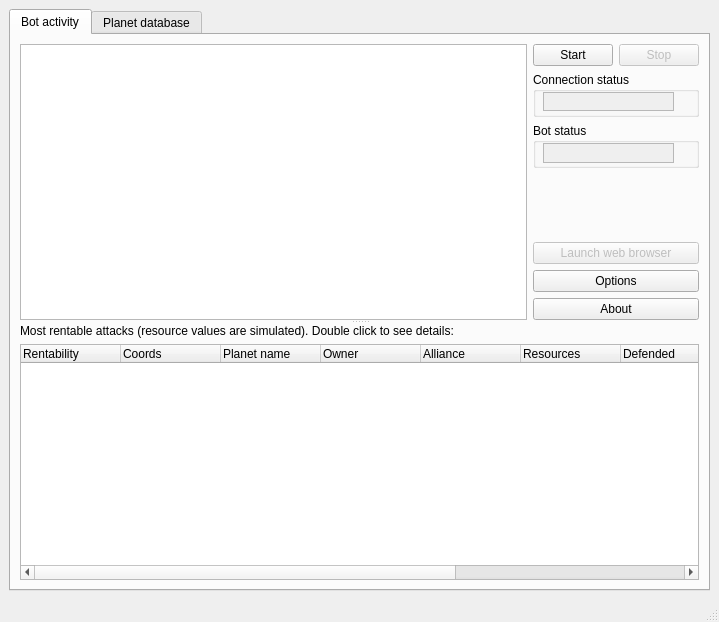
<ui version="4.0" >
 <author>Kovan</author>
 <class>MainWindow</class>
 <widget class="QMainWindow" name="MainWindow" >
  <property name="geometry" >
   <rect>
    <x>0</x>
    <y>0</y>
    <width>719</width>
    <height>622</height>
   </rect>
  </property>
  <property name="windowTitle" >
   <string>Kovan's OGBot</string>
  </property>
  <property name="windowIcon" >
   <iconset>src/ui/resources/icon.png</iconset>
  </property>
  <widget class="QWidget" name="centralwidget" >
   <layout class="QVBoxLayout" >
    <property name="margin" >
     <number>9</number>
    </property>
    <property name="spacing" >
     <number>6</number>
    </property>
    <item>
     <widget class="QTabWidget" name="tabWidget" >
      <property name="currentIndex" >
       <number>0</number>
      </property>
      <widget class="QWidget" name="botActivityPage" >
       <attribute name="title" >
        <string>Bot activity</string>
       </attribute>
       <layout class="QVBoxLayout" >
        <property name="margin" >
         <number>9</number>
        </property>
        <property name="spacing" >
         <number>6</number>
        </property>
        <item>
         <widget class="QSplitter" name="splitter_2" >
          <property name="orientation" >
           <enum>Qt::Vertical</enum>
          </property>
          <widget class="QWidget" name="layoutWidget" >
           <layout class="QHBoxLayout" >
            <property name="margin" >
             <number>0</number>
            </property>
            <property name="spacing" >
             <number>6</number>
            </property>
            <item>
             <widget class="QListWidget" name="botActivityList" />
            </item>
            <item>
             <layout class="QVBoxLayout" >
              <property name="margin" >
               <number>0</number>
              </property>
              <property name="spacing" >
               <number>6</number>
              </property>
              <item>
               <layout class="QHBoxLayout" >
                <property name="margin" >
                 <number>0</number>
                </property>
                <property name="spacing" >
                 <number>6</number>
                </property>
                <item>
                 <widget class="QPushButton" name="startButton" >
                  <property name="text" >
                   <string>Start</string>
                  </property>
                 </widget>
                </item>
                <item>
                 <widget class="QPushButton" name="stopButton" >
                  <property name="enabled" >
                   <bool>false</bool>
                  </property>
                  <property name="text" >
                   <string>Stop</string>
                  </property>
                 </widget>
                </item>
               </layout>
              </item>
              <item>
               <widget class="QGroupBox" name="groupBox_2" >
                <property name="minimumSize" >
                 <size>
                  <width>0</width>
                  <height>45</height>
                 </size>
                </property>
                <property name="title" >
                 <string>Connection status</string>
                </property>
                <widget class="QLabel" name="connectionStatusLabel" >
                 <property name="geometry" >
                  <rect>
                   <x>10</x>
                   <y>20</y>
                   <width>131</width>
                   <height>19</height>
                  </rect>
                 </property>
                 <property name="sizePolicy" >
                  <sizepolicy>
                   <hsizetype>5</hsizetype>
                   <vsizetype>0</vsizetype>
                   <horstretch>0</horstretch>
                   <verstretch>0</verstretch>
                  </sizepolicy>
                 </property>
                 <property name="font" >
                  <font>
                   <family>MS Shell Dlg 2</family>
                   <pointsize>8</pointsize>
                   <weight>75</weight>
                   <italic>false</italic>
                   <bold>true</bold>
                   <underline>false</underline>
                   <strikeout>false</strikeout>
                  </font>
                 </property>
                 <property name="autoFillBackground" >
                  <bool>true</bool>
                 </property>
                 <property name="frameShape" >
                  <enum>QFrame::StyledPanel</enum>
                 </property>
                 <property name="text" >
                  <string/>
                 </property>
                 <property name="alignment" >
                  <set>Qt::AlignCenter</set>
                 </property>
                </widget>
               </widget>
              </item>
              <item>
               <widget class="QGroupBox" name="groupBox_3" >
                <property name="minimumSize" >
                 <size>
                  <width>0</width>
                  <height>45</height>
                 </size>
                </property>
                <property name="title" >
                 <string>Bot status</string>
                </property>
                <widget class="QLabel" name="botStatusLabel" >
                 <property name="geometry" >
                  <rect>
                   <x>10</x>
                   <y>20</y>
                   <width>131</width>
                   <height>20</height>
                  </rect>
                 </property>
                 <property name="sizePolicy" >
                  <sizepolicy>
                   <hsizetype>0</hsizetype>
                   <vsizetype>0</vsizetype>
                   <horstretch>0</horstretch>
                   <verstretch>0</verstretch>
                  </sizepolicy>
                 </property>
                 <property name="font" >
                  <font>
                   <family>MS Shell Dlg 2</family>
                   <pointsize>8</pointsize>
                   <weight>75</weight>
                   <italic>false</italic>
                   <bold>true</bold>
                   <underline>false</underline>
                   <strikeout>false</strikeout>
                  </font>
                 </property>
                 <property name="autoFillBackground" >
                  <bool>true</bool>
                 </property>
                 <property name="frameShape" >
                  <enum>QFrame::StyledPanel</enum>
                 </property>
                 <property name="text" >
                  <string/>
                 </property>
                 <property name="alignment" >
                  <set>Qt::AlignCenter</set>
                 </property>
                </widget>
               </widget>
              </item>
              <item>
               <spacer>
                <property name="orientation" >
                 <enum>Qt::Vertical</enum>
                </property>
                <property name="sizeHint" >
                 <size>
                  <width>20</width>
                  <height>20</height>
                 </size>
                </property>
               </spacer>
              </item>
              <item>
               <widget class="QPushButton" name="launchBrowserButton" >
                <property name="enabled" >
                 <bool>false</bool>
                </property>
                <property name="text" >
                 <string>Launch web browser</string>
                </property>
               </widget>
              </item>
              <item>
               <widget class="QPushButton" name="optionsButton" >
                <property name="text" >
                 <string>Options</string>
                </property>
               </widget>
              </item>
              <item>
               <widget class="QPushButton" name="aboutButton" >
                <property name="text" >
                 <string>About</string>
                </property>
               </widget>
              </item>
             </layout>
            </item>
           </layout>
          </widget>
          <widget class="QWidget" name="layoutWidget_3" >
           <layout class="QVBoxLayout" >
            <property name="margin" >
             <number>0</number>
            </property>
            <property name="spacing" >
             <number>6</number>
            </property>
            <item>
             <widget class="QLabel" name="label_4" >
              <property name="text" >
               <string>Most rentable attacks (resource values are simulated). Double click to see details:</string>
              </property>
             </widget>
            </item>
            <item>
             <widget class="QTreeWidget" name="botActivityTree" >
              <property name="contextMenuPolicy" >
               <enum>Qt::CustomContextMenu</enum>
              </property>
              <property name="rootIsDecorated" >
               <bool>false</bool>
              </property>
              <column>
               <property name="text" >
                <string>Rentability</string>
               </property>
              </column>
              <column>
               <property name="text" >
                <string>Coords</string>
               </property>
              </column>
              <column>
               <property name="text" >
                <string>Planet name</string>
               </property>
              </column>
              <column>
               <property name="text" >
                <string>Owner</string>
               </property>
              </column>
              <column>
               <property name="text" >
                <string>Alliance</string>
               </property>
              </column>
              <column>
               <property name="text" >
                <string>Resources</string>
               </property>
              </column>
              <column>
               <property name="text" >
                <string>Defended</string>
               </property>
              </column>
              <column>
               <property name="text" >
                <string>Mine levels</string>
               </property>
              </column>
              <column>
               <property name="text" >
                <string>Source planet</string>
               </property>
              </column>
              <column>
               <property name="text" >
                <string>Last spied</string>
               </property>
              </column>
             </widget>
            </item>
           </layout>
          </widget>
         </widget>
        </item>
       </layout>
      </widget>
      <widget class="QWidget" name="planetDbPage" >
       <attribute name="title" >
        <string>Planet database</string>
       </attribute>
       <layout class="QVBoxLayout" >
        <property name="margin" >
         <number>9</number>
        </property>
        <property name="spacing" >
         <number>6</number>
        </property>
        <item>
         <layout class="QHBoxLayout" >
          <property name="margin" >
           <number>0</number>
          </property>
          <property name="spacing" >
           <number>6</number>
          </property>
          <item>
           <widget class="QPushButton" name="reloadDbButton" >
            <property name="text" >
             <string>Reload database</string>
            </property>
           </widget>
          </item>
          <item>
           <widget class="QLabel" name="label_7" >
            <property name="text" >
             <string>Filter:</string>
            </property>
            <property name="buddy" >
             <cstring>planetFilterComboBox</cstring>
            </property>
           </widget>
          </item>
          <item>
           <widget class="QComboBox" name="planetFilterComboBox" >
            <property name="sizePolicy" >
             <sizepolicy>
              <hsizetype>5</hsizetype>
              <vsizetype>0</vsizetype>
              <horstretch>0</horstretch>
              <verstretch>0</verstretch>
             </sizepolicy>
            </property>
            <item>
             <property name="text" >
              <string>Coords</string>
             </property>
            </item>
            <item>
             <property name="text" >
              <string>Name</string>
             </property>
            </item>
            <item>
             <property name="text" >
              <string>Owner</string>
             </property>
            </item>
            <item>
             <property name="text" >
              <string>Alliance</string>
             </property>
            </item>
            <item>
             <property name="text" >
              <string>Owner status</string>
             </property>
            </item>
           </widget>
          </item>
          <item>
           <widget class="QLabel" name="label" >
            <property name="text" >
             <string>contains</string>
            </property>
            <property name="buddy" >
             <cstring>planetFilterLineEdit</cstring>
            </property>
           </widget>
          </item>
          <item>
           <widget class="QLineEdit" name="planetFilterLineEdit" />
          </item>
          <item>
           <widget class="QPushButton" name="searchButton" >
            <property name="text" >
             <string>Search</string>
            </property>
           </widget>
          </item>
         </layout>
        </item>
        <item>
         <widget class="QSplitter" name="splitter" >
          <property name="orientation" >
           <enum>Qt::Vertical</enum>
          </property>
          <widget class="QTreeWidget" name="planetsTree" >
           <property name="alternatingRowColors" >
            <bool>true</bool>
           </property>
           <property name="sortingEnabled" >
            <bool>true</bool>
           </property>
           <column>
            <property name="text" >
             <string>Coords</string>
            </property>
           </column>
           <column>
            <property name="text" >
             <string>Name</string>
            </property>
           </column>
           <column>
            <property name="text" >
             <string>Owner</string>
            </property>
           </column>
           <column>
            <property name="text" >
             <string>Alliance</string>
            </property>
           </column>
           <column>
            <property name="text" >
             <string>Owner status</string>
            </property>
           </column>
           <column>
            <property name="text" >
             <string>Spy reports</string>
            </property>
           </column>
          </widget>
          <widget class="QFrame" name="frame" >
           <layout class="QVBoxLayout" >
            <property name="margin" >
             <number>1</number>
            </property>
            <property name="spacing" >
             <number>3</number>
            </property>
            <item>
             <layout class="QHBoxLayout" >
              <property name="margin" >
               <number>0</number>
              </property>
              <property name="spacing" >
               <number>6</number>
              </property>
              <item>
               <widget class="QLabel" name="label_2" >
                <property name="text" >
                 <string>Spy reports</string>
                </property>
               </widget>
              </item>
              <item>
               <widget class="QPushButton" name="showAllReportsButton" >
                <property name="minimumSize" >
                 <size>
                  <width>200</width>
                  <height>0</height>
                 </size>
                </property>
                <property name="maximumSize" >
                 <size>
                  <width>170</width>
                  <height>18</height>
                 </size>
                </property>
                <property name="text" >
                 <string>Show all planet's last spy report</string>
                </property>
               </widget>
              </item>
             </layout>
            </item>
            <item>
             <widget class="QTreeWidget" name="reportsTree" >
              <property name="alternatingRowColors" >
               <bool>true</bool>
              </property>
              <property name="rootIsDecorated" >
               <bool>false</bool>
              </property>
              <property name="sortingEnabled" >
               <bool>true</bool>
              </property>
              <column>
               <property name="text" >
                <string>Code</string>
               </property>
              </column>
              <column>
               <property name="text" >
                <string>Date</string>
               </property>
              </column>
              <column>
               <property name="text" >
                <string>Coords</string>
               </property>
              </column>
              <column>
               <property name="text" >
                <string>Metal</string>
               </property>
              </column>
              <column>
               <property name="text" >
                <string>Crystal</string>
               </property>
              </column>
              <column>
               <property name="text" >
                <string>Deuterium</string>
               </property>
              </column>
              <column>
               <property name="text" >
                <string>Fleet</string>
               </property>
              </column>
              <column>
               <property name="text" >
                <string>Defenses</string>
               </property>
              </column>
              <column>
               <property name="text" >
                <string>Probes</string>
               </property>
              </column>
             </widget>
            </item>
           </layout>
          </widget>
          <widget class="QFrame" name="reportInfosFrame" >
           <layout class="QHBoxLayout" >
            <property name="margin" >
             <number>2</number>
            </property>
            <property name="spacing" >
             <number>6</number>
            </property>
            <item>
             <widget class="QTreeWidget" name="fleetTree" >
              <property name="alternatingRowColors" >
               <bool>true</bool>
              </property>
              <property name="rootIsDecorated" >
               <bool>false</bool>
              </property>
              <column>
               <property name="text" >
                <string>Type</string>
               </property>
              </column>
              <column>
               <property name="text" >
                <string>Cuantity</string>
               </property>
              </column>
             </widget>
            </item>
            <item>
             <widget class="QTreeWidget" name="defenseTree" >
              <property name="alternatingRowColors" >
               <bool>true</bool>
              </property>
              <property name="rootIsDecorated" >
               <bool>false</bool>
              </property>
              <column>
               <property name="text" >
                <string>Type</string>
               </property>
              </column>
              <column>
               <property name="text" >
                <string>Cuantity</string>
               </property>
              </column>
             </widget>
            </item>
            <item>
             <widget class="QTreeWidget" name="buildingsTree" >
              <property name="alternatingRowColors" >
               <bool>true</bool>
              </property>
              <property name="rootIsDecorated" >
               <bool>false</bool>
              </property>
              <column>
               <property name="text" >
                <string>Type</string>
               </property>
              </column>
              <column>
               <property name="text" >
                <string>Cuantity</string>
               </property>
              </column>
             </widget>
            </item>
            <item>
             <widget class="QTreeWidget" name="researchTree" >
              <property name="alternatingRowColors" >
               <bool>true</bool>
              </property>
              <property name="rootIsDecorated" >
               <bool>false</bool>
              </property>
              <column>
               <property name="text" >
                <string>Type</string>
               </property>
              </column>
              <column>
               <property name="text" >
                <string>Cuantity</string>
               </property>
              </column>
             </widget>
            </item>
           </layout>
          </widget>
         </widget>
        </item>
       </layout>
      </widget>
     </widget>
    </item>
   </layout>
  </widget>
  <widget class="QStatusBar" name="statusBar" >
   <property name="enabled" >
    <bool>true</bool>
   </property>
  </widget>
 </widget>
 <resources/>
 <connections/>
</ui>
